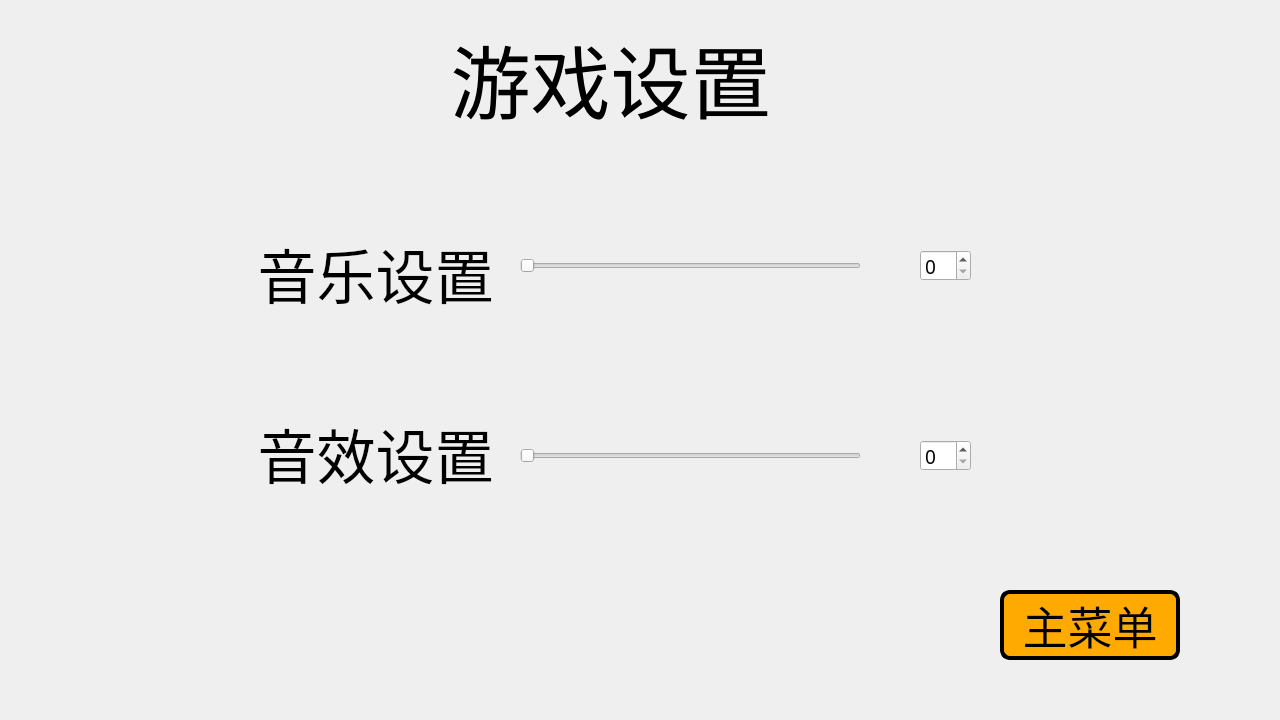
<?xml version="1.0" encoding="UTF-8"?>
<ui version="4.0">
 <class>Set_two</class>
 <widget class="QWidget" name="Set_two">
  <property name="geometry">
   <rect>
    <x>0</x>
    <y>0</y>
    <width>1280</width>
    <height>720</height>
   </rect>
  </property>
  <property name="windowTitle">
   <string>Form</string>
  </property>
  <widget class="QPushButton" name="Button_main">
   <property name="geometry">
    <rect>
     <x>1000</x>
     <y>590</y>
     <width>180</width>
     <height>70</height>
    </rect>
   </property>
   <property name="minimumSize">
    <size>
     <width>180</width>
     <height>70</height>
    </size>
   </property>
   <property name="maximumSize">
    <size>
     <width>180</width>
     <height>70</height>
    </size>
   </property>
   <property name="font">
    <font>
     <family>方正粗黑宋简体</family>
     <pointsize>34</pointsize>
    </font>
   </property>
   <property name="styleSheet">
    <string notr="true">QPushButton{
background-color: rgb(255, 170, 0);
border:4px solid black;
border-radius: 10px;
}
QPushButton:hover{
background-color: rgb(92, 176, 255);
border:4px solid black;
border-radius: 10px;
}
QPushButton:pressed{
background-color: rgb(85, 255, 127);
border:4px solid black;
border-radius: 10px;
}</string>
   </property>
   <property name="text">
    <string>主菜单</string>
   </property>
  </widget>
  <widget class="QLabel" name="label">
   <property name="geometry">
    <rect>
     <x>270</x>
     <y>20</y>
     <width>681</width>
     <height>111</height>
    </rect>
   </property>
   <property name="font">
    <font>
     <family>方正粗黑宋简体</family>
     <pointsize>60</pointsize>
    </font>
   </property>
   <property name="text">
    <string>&lt;html&gt;&lt;head/&gt;&lt;body&gt;&lt;p align=&quot;center&quot;&gt;游戏设置&lt;/p&gt;&lt;/body&gt;&lt;/html&gt;</string>
   </property>
  </widget>
  <widget class="QLabel" name="label_2">
   <property name="geometry">
    <rect>
     <x>230</x>
     <y>230</y>
     <width>291</width>
     <height>81</height>
    </rect>
   </property>
   <property name="font">
    <font>
     <family>方正粗黑宋简体</family>
     <pointsize>44</pointsize>
    </font>
   </property>
   <property name="text">
    <string>&lt;html&gt;&lt;head/&gt;&lt;body&gt;&lt;p align=&quot;center&quot;&gt;音乐设置&lt;/p&gt;&lt;/body&gt;&lt;/html&gt;</string>
   </property>
  </widget>
  <widget class="QLabel" name="label_3">
   <property name="geometry">
    <rect>
     <x>230</x>
     <y>410</y>
     <width>291</width>
     <height>81</height>
    </rect>
   </property>
   <property name="font">
    <font>
     <family>方正粗黑宋简体</family>
     <pointsize>44</pointsize>
    </font>
   </property>
   <property name="text">
    <string>&lt;html&gt;&lt;head/&gt;&lt;body&gt;&lt;p align=&quot;center&quot;&gt;音效设置&lt;/p&gt;&lt;/body&gt;&lt;/html&gt;</string>
   </property>
  </widget>
  <widget class="QSlider" name="Slider_1">
   <property name="geometry">
    <rect>
     <x>520</x>
     <y>230</y>
     <width>341</width>
     <height>71</height>
    </rect>
   </property>
   <property name="font">
    <font>
     <pointsize>13</pointsize>
    </font>
   </property>
   <property name="styleSheet">
    <string notr="true"/>
   </property>
   <property name="orientation">
    <enum>Qt::Horizontal</enum>
   </property>
  </widget>
  <widget class="QSpinBox" name="Box_1">
   <property name="geometry">
    <rect>
     <x>920</x>
     <y>250</y>
     <width>51</width>
     <height>31</height>
    </rect>
   </property>
   <property name="font">
    <font>
     <family>方正粗黑宋简体</family>
     <pointsize>14</pointsize>
    </font>
   </property>
  </widget>
  <widget class="QSlider" name="Slider_2">
   <property name="geometry">
    <rect>
     <x>520</x>
     <y>420</y>
     <width>341</width>
     <height>71</height>
    </rect>
   </property>
   <property name="font">
    <font>
     <pointsize>13</pointsize>
    </font>
   </property>
   <property name="styleSheet">
    <string notr="true"/>
   </property>
   <property name="orientation">
    <enum>Qt::Horizontal</enum>
   </property>
  </widget>
  <widget class="QSpinBox" name="Box_2">
   <property name="geometry">
    <rect>
     <x>920</x>
     <y>440</y>
     <width>51</width>
     <height>31</height>
    </rect>
   </property>
   <property name="font">
    <font>
     <family>方正粗黑宋简体</family>
     <pointsize>14</pointsize>
    </font>
   </property>
  </widget>
 </widget>
 <resources/>
 <connections/>
</ui>
